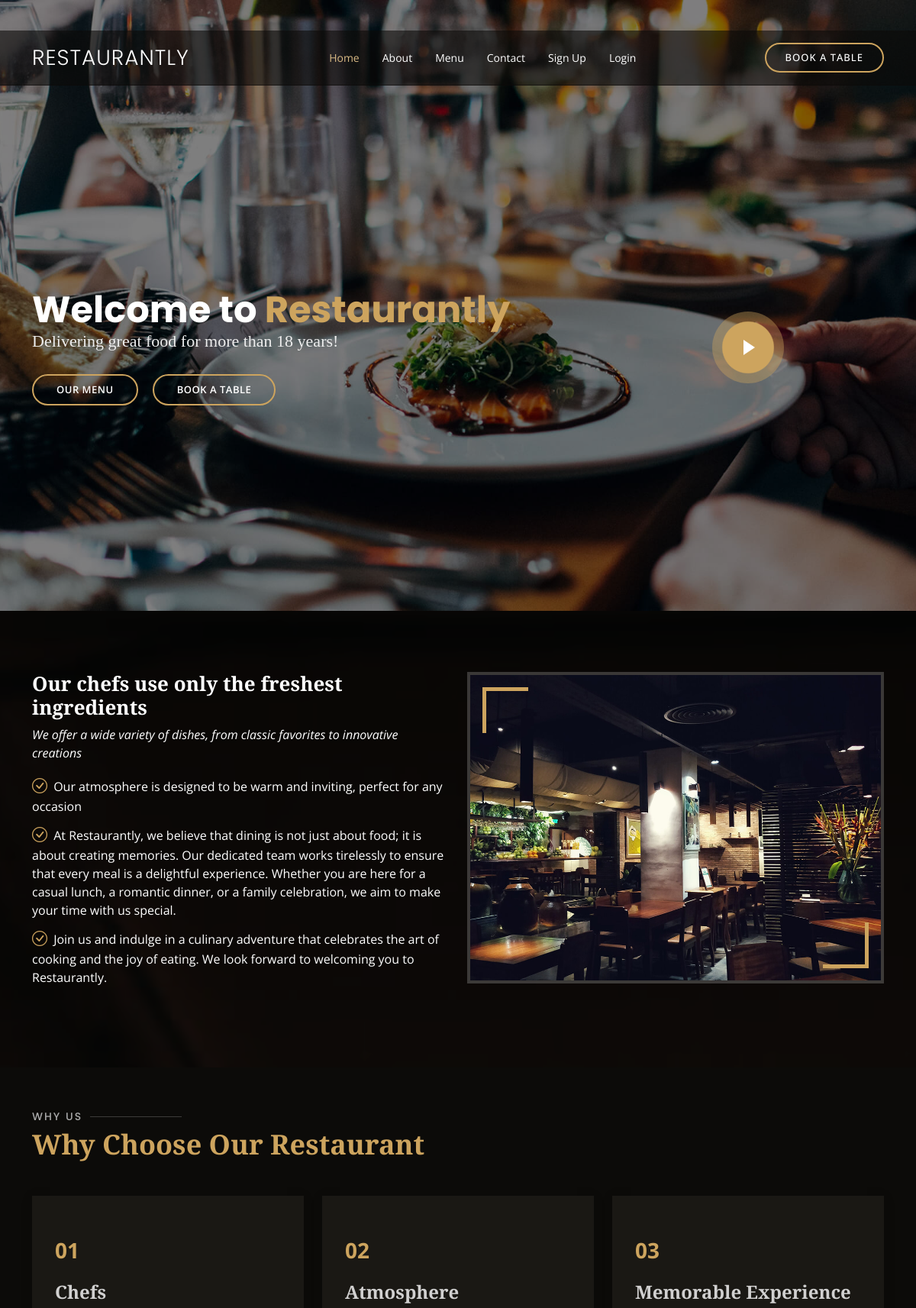
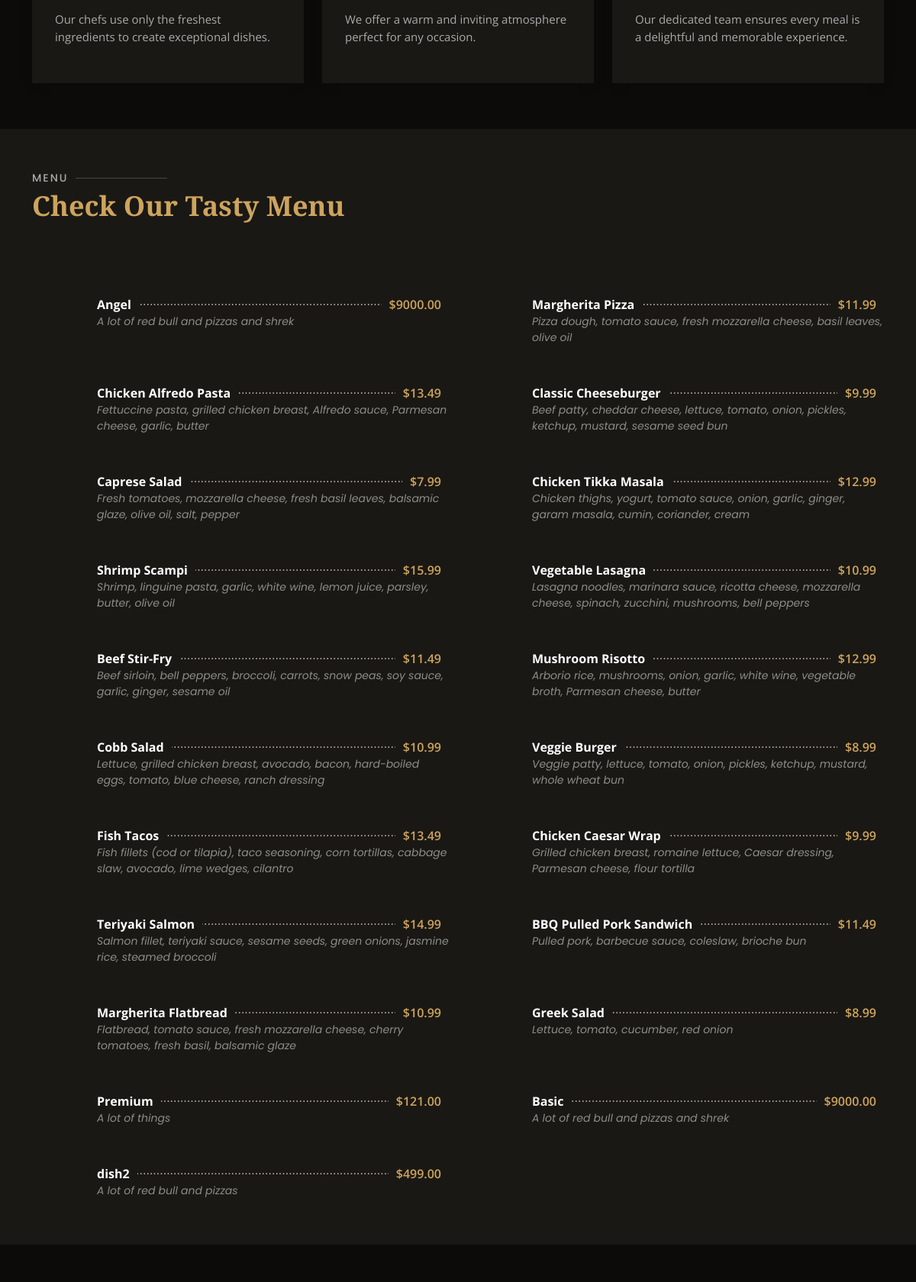
The page / (upper part) on the database its author committed (2 pictures, top to bottom).
### tables this page shows
CREATE TABLE `menu` (
  `id` int(11) NOT NULL,
  `name` varchar(255) NOT NULL,
  `price` decimal(10,2) NOT NULL,
  `category` varchar(50) NOT NULL,
  `image` varchar(255) NOT NULL,
  `ingredients` text NOT NULL
);

### index.php (the view, shortened to what this page needs)
<?php
$conn = mysqli_connect("localhost", "root", "", "restdb");
?>
<!DOCTYPE html>
<html lang="en">
<head>
  <link href="assets/vendor/animate.css/animate.min.css" rel="stylesheet" />
  <link href="assets/vendor/aos/aos.css" rel="stylesheet" />
  <link href="assets/vendor/bootstrap/css/bootstrap.min.css" rel="stylesheet" />
  <link href="assets/vendor/bootstrap-icons/bootstrap-icons.css" rel="stylesheet" />
  <link href="assets/vendor/boxicons/css/boxicons.min.css" rel="stylesheet" />
  <link href="assets/vendor/glightbox/css/glightbox.min.css" rel="stylesheet" />
  <link href="assets/vendor/swiper/swiper-bundle.min.css" rel="stylesheet" />
  <link href="assets/css/style.css" rel="stylesheet" />
</head>
<body>
  <div id="topbar" class="d-flex align-items-center fixed-top">
  </div>
  <header id="header" class="fixed-top d-flex align-items-cente">
    <div class="container-fluid container-xl d-flex align-items-center justify-content-lg-between">
      <h1 class="logo me-auto me-lg-0">
        <a href="index.html">Restaurantly</a>
      </h1>
      <nav id="navbar" class="navbar order-last order-lg-0">
        <ul>
          <li><a class="nav-link scrollto active" href="#hero">Home</a></li>
          <li><a class="nav-link scrollto" href="#about">About</a></li>
          <li><a class="nav-link scrollto" href="#menu">Menu</a></li>
          <li><a class="nav-link scrollto" href="#contact">Contact</a></li>
          <?php if (isset($_SESSION["login"]) && $_SESSION["login"] === true) : ?>
            <li><a class="nav-link scrollto" href="logout.php">Logout</a></li>
          <?php else : ?>
            <li><a class="nav-link scrollto" href="registration.php">Sign Up</a></li>
            <li><a class="nav-link scrollto" href="login.php">Login</a></li>
          <?php endif; ?>
        </ul>
      </nav>
      <a href="#book-a-table" class="book-a-table-btn scrollto d-none d-lg-flex">Book a table</a>
    </div>
  </header>
  <section id="hero" class="d-flex align-items-center">
    <div class="container position-relative text-center text-lg-start" data-aos="zoom-in" data-aos-delay="100">
      <div class="row">
        <div class="col-lg-8">
          <h1>Welcome to <span>Restaurantly</span></h1>
          <h2>Delivering great food for more than 18 years!</h2>
          <div class="btns">
            <a href="#menu" class="btn-menu animated fadeInUp scrollto">Our Menu</a>
            <a href="#book-a-table" class="btn-book animated fadeInUp scrollto">Book a Table</a>
          </div>
        </div>
        <div class="col-lg-4 d-flex align-items-center justify-content-center position-relative" data-aos="zoom-in" data-aos-delay="200">
          <a href="https://www.youtube.com/watch?v=u6BOC7CDUTQ" class="glightbox play-btn"></a>
        </div>
      </div>
    </div>
  </section>
  <main id="main">
    <section id="about" class="about">
      <div class="container" data-aos="fade-up">
        <div class="row">
          <div class="col-lg-6 order-1 order-lg-2" data-aos="zoom-in" data-aos-delay="100">
            <div class="about-img">
              <img src="assets/img/about.jpg" alt="" />
            </div>
          </div>
          <div class="col-lg-6 pt-4 pt-lg-0 order-2 order-lg-1 content">
            <h3>
              Our chefs use only the freshest ingredients </h3>
            <p class="fst-italic">
              We offer a wide variety of dishes, from classic favorites to innovative creations </p>
            <ul>
              <li>
                <i class="bi bi-check-circle"></i> Our atmosphere is designed to be warm and inviting, perfect for any occasion
              </li>
              <li>
                <i class="bi bi-check-circle"></i> At Restaurantly, we believe that dining is not just about food; it is about creating memories. Our dedicated team works tirelessly to ensure that every meal is a delightful experience. Whether you are here for a casual lunch, a romantic dinner, or a family celebration, we aim to make your time with us special.
              </li>
              <li>
                <i class="bi bi-check-circle"></i> Join us and indulge in a culinary adventure that celebrates the art of cooking and the joy of eating. We look forward to welcoming you to Restaurantly.
              </li>
            </ul>
          </div>
        </div>
      </div>
    </section>
    <section id="why-us" class="why-us">
      <div class="container" data-aos="fade-up">
        <div class="section-title">
          <h2>Why Us</h2>
          <p>Why Choose Our Restaurant</p>
        </div>
        <div class="row">
          <div class="col-lg-4">
            <div class="box" data-aos="zoom-in" data-aos-delay="100">
              <span>01</span>
              <h4><strong>Chefs</strong></h4>
              <p>
                Our chefs use only the freshest ingredients to create exceptional dishes.
              </p>
            </div>
          </div>
          <div class="col-lg-4 mt-4 mt-lg-0">
            <div class="box" data-aos="zoom-in" data-aos-delay="200">
              <span>02</span>
              <h4><strong>Atmosphere</strong></h4>
              <p>
                We offer a warm and inviting atmosphere perfect for any occasion.
              </p>
            </div>
          </div>
          <div class="col-lg-4 mt-4 mt-lg-0">
            <div class="box" data-aos="zoom-in" data-aos-delay="300">
              <span>03</span>
              <h4><strong>Memorable Experience</strong></h4>
              <p>
                Our dedicated team ensures every meal is a delightful and memorable experience.
              </p>
            </div>
          </div>
        </div>
      </div>
    </section>
    <?php
    $query = "SELECT * FROM menu";
    $result = mysqli_query($conn, $query);
    if (mysqli_num_rows($result) > 0) {
      echo '<section id="menu" class="menu section-bg">';
      echo '<div class="container" data-aos="fade-up">';
      echo '<div class="section-title">';
      echo '<h2>Menu</h2>';
      echo '<p>Check Our Tasty Menu</p>';
      echo '</div>';
      echo '<div class="row menu-container" data-aos="fade-up" data-aos-delay="200">';
      while ($row = mysqli_fetch_assoc($result)) {
        echo '<div class="col-lg-6 menu-item filter-' . strtolower($row['category']) . '">';
        echo '<div class="menu-content">';
        echo '<a href="#">' . $row['name'] . '</a><span>$' . $row['price'] . '</span>';
        echo '</div>';
        echo '<div class="menu-ingredients">';
        echo $row['ingredients'];
        echo '</div>';
        echo '</div>';
      }
      echo '</div>';
      echo '</div>';
      echo '</section>';
    } else {
      echo 'No menu items found.';
    }
    ?>
    <section id="book-a-table" class="book-a-table">
    </section>
  </main>
</body>
</html>

### rows shown on the page
menu: name "Angel", price "9000.00", ingredients "A lot of red bull and pizzas and shrek"
menu: name "Margherita Pizza", price "11.99", ingredients "Pizza dough, tomato sauce, fresh mozzarella cheese, basil leaves, olive oil"
menu: name "Chicken Alfredo Pasta", price "13.49", ingredients "Fettuccine pasta, grilled chicken breast, Alfredo sauce, Parmesan cheese, garlic, butter"
menu: name "Classic Cheeseburger", price "9.99", ingredients "Beef patty, cheddar cheese, lettuce, tomato, onion, pickles, ketchup, mustard, sesame seed bun"
menu: name "Caprese Salad", price "7.99", ingredients "Fresh tomatoes, mozzarella cheese, fresh basil leaves, balsamic glaze, olive oil, salt, pepper"
menu: name "Chicken Tikka Masala", price "12.99", ingredients "Chicken thighs, yogurt, tomato sauce, onion, garlic, ginger, garam masala, cumin, coriander, cream"
menu: name "Shrimp Scampi", price "15.99", ingredients "Shrimp, linguine pasta, garlic, white wine, lemon juice, parsley, butter, olive oil"
menu: name "Vegetable Lasagna", price "10.99", ingredients "Lasagna noodles, marinara sauce, ricotta cheese, mozzarella cheese, spinach, zucchini, mushrooms, bell peppers"
menu: name "Beef Stir-Fry", price "11.49", ingredients "Beef sirloin, bell peppers, broccoli, carrots, snow peas, soy sauce, garlic, ginger, sesame oil"
menu: name "Mushroom Risotto", price "12.99", ingredients "Arborio rice, mushrooms, onion, garlic, white wine, vegetable broth, Parmesan cheese, butter"
menu: name "Cobb Salad", price "10.99", ingredients "Lettuce, grilled chicken breast, avocado, bacon, hard-boiled eggs, tomato, blue cheese, ranch dressing"
menu: name "Veggie Burger", price "8.99", ingredients "Veggie patty, lettuce, tomato, onion, pickles, ketchup, mustard, whole wheat bun"
menu: name "Fish Tacos", price "13.49", ingredients "Fish fillets (cod or tilapia), taco seasoning, corn tortillas, cabbage slaw, avocado, lime wedges, cilantro"
menu: name "Chicken Caesar Wrap", price "9.99", ingredients "Grilled chicken breast, romaine lettuce, Caesar dressing, Parmesan cheese, flour tortilla"
menu: name "Teriyaki Salmon", price "14.99", ingredients "Salmon fillet, teriyaki sauce, sesame seeds, green onions, jasmine rice, steamed broccoli"
menu: name "BBQ Pulled Pork Sandwich", price "11.49", ingredients "Pulled pork, barbecue sauce, coleslaw, brioche bun"
menu: name "Margherita Flatbread", price "10.99", ingredients "Flatbread, tomato sauce, fresh mozzarella cheese, cherry tomatoes, fresh basil, balsamic glaze"
menu: name "Greek Salad", price "8.99", ingredients "Lettuce, tomato, cucumber, red onion"
menu: name "Premium", price "121.00", ingredients "A lot of things"
menu: name "Basic", price "9000.00", ingredients "A lot of red bull and pizzas and shrek"
menu: name "dish2", price "499.00", ingredients "A lot of red bull and pizzas"
